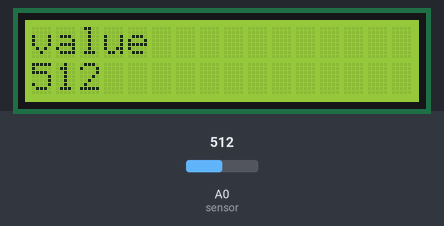
Simulated run of this sketch. Board: Arduino Uno, built with avr-gcc and run on an emulated ATmega328P. On the bench: 16×2 character LCD. The test bench sets the inputs (shaded band); at power-on: A0 (sensor) = 512.

Above: at 1.2 s.
1.3 s: A0 (sensor) set to 716
At 3.3 s:
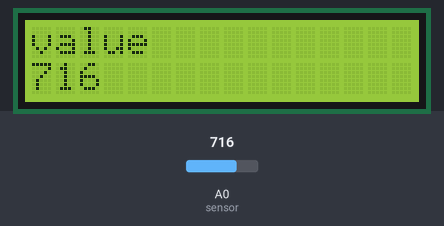
3.6 s: A0 (sensor) set to 900
At 4.6 s:
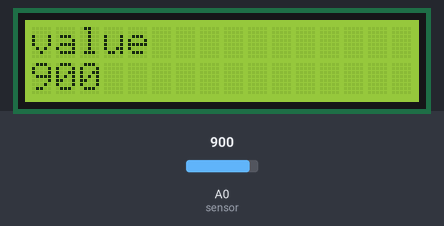
5.6 s: A0 (sensor) set to 1023
At 7.0 s:
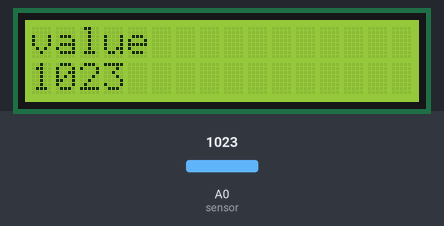
Timing chart, 0 to 8.6 s (numbered marks = the images above; inputs shaded):
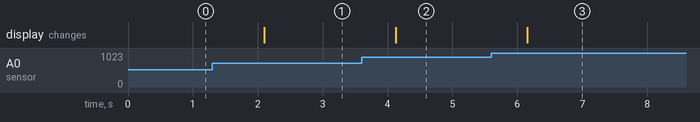

The sketch:

soil_moisture_lcd.ino
```cpp
#include <LiquidCrystal_I2C.h>
#include <Wire.h>

LiquidCrystal_I2C lcd(32,16,2);
const int sensor= A0;

void setup(){
lcd.init();
lcd.backlight();}

void loop(){
int val= analogRead(sensor);
  lcd.clear();
  lcd.setCursor(0,0);
  lcd.print("value");
  lcd.setCursor(0,1);
lcd.print(val);
delay(1000);
}
```

Measured:
- after the input at 1.3 s, the display: changes after 0.80 s (image 1)
- after the input at 3.6 s, the display: changes after 0.53 s (image 2)
- after the input at 5.6 s, the display: changes after 0.55 s (image 3)
